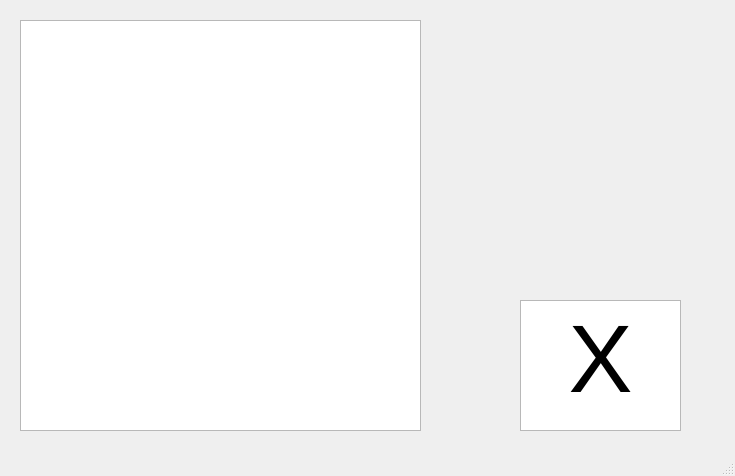
<?xml version="1.0" encoding="UTF-8"?>
<ui version="4.0">
 <class>MainWindow</class>
 <widget class="QMainWindow" name="MainWindow">
  <property name="geometry">
   <rect>
    <x>0</x>
    <y>0</y>
    <width>735</width>
    <height>476</height>
   </rect>
  </property>
  <property name="windowTitle">
   <string>MainWindow</string>
  </property>
  <widget class="QWidget" name="centralwidget">
   <widget class="QGraphicsView" name="graphicsView">
    <property name="geometry">
     <rect>
      <x>20</x>
      <y>20</y>
      <width>401</width>
      <height>411</height>
     </rect>
    </property>
    <property name="cursor" stdset="0">
     <cursorShape>CrossCursor</cursorShape>
    </property>
   </widget>
   <widget class="QTextBrowser" name="number_display">
    <property name="geometry">
     <rect>
      <x>520</x>
      <y>300</y>
      <width>161</width>
      <height>131</height>
     </rect>
    </property>
    <property name="autoFillBackground">
     <bool>false</bool>
    </property>
    <property name="html">
     <string>&lt;!DOCTYPE HTML PUBLIC &quot;-//W3C//DTD HTML 4.0//EN&quot; &quot;http://www.w3.org/TR/REC-html40/strict.dtd&quot;&gt;
&lt;html&gt;&lt;head&gt;&lt;meta name=&quot;qrichtext&quot; content=&quot;1&quot; /&gt;&lt;style type=&quot;text/css&quot;&gt;
p, li { white-space: pre-wrap; }
&lt;/style&gt;&lt;/head&gt;&lt;body style=&quot; font-family:'MS Shell Dlg 2'; font-size:8.25pt; font-weight:400; font-style:normal;&quot;&gt;
&lt;p align=&quot;center&quot; style=&quot; margin-top:0px; margin-bottom:0px; margin-left:0px; margin-right:0px; -qt-block-indent:0; text-indent:0px;&quot;&gt;&lt;span style=&quot; font-size:72pt;&quot;&gt;X&lt;/span&gt;&lt;/p&gt;&lt;/body&gt;&lt;/html&gt;</string>
    </property>
   </widget>
  </widget>
  <widget class="QMenuBar" name="menubar">
   <property name="geometry">
    <rect>
     <x>0</x>
     <y>0</y>
     <width>735</width>
     <height>21</height>
    </rect>
   </property>
  </widget>
  <widget class="QStatusBar" name="statusbar"/>
 </widget>
 <resources/>
 <connections/>
</ui>
